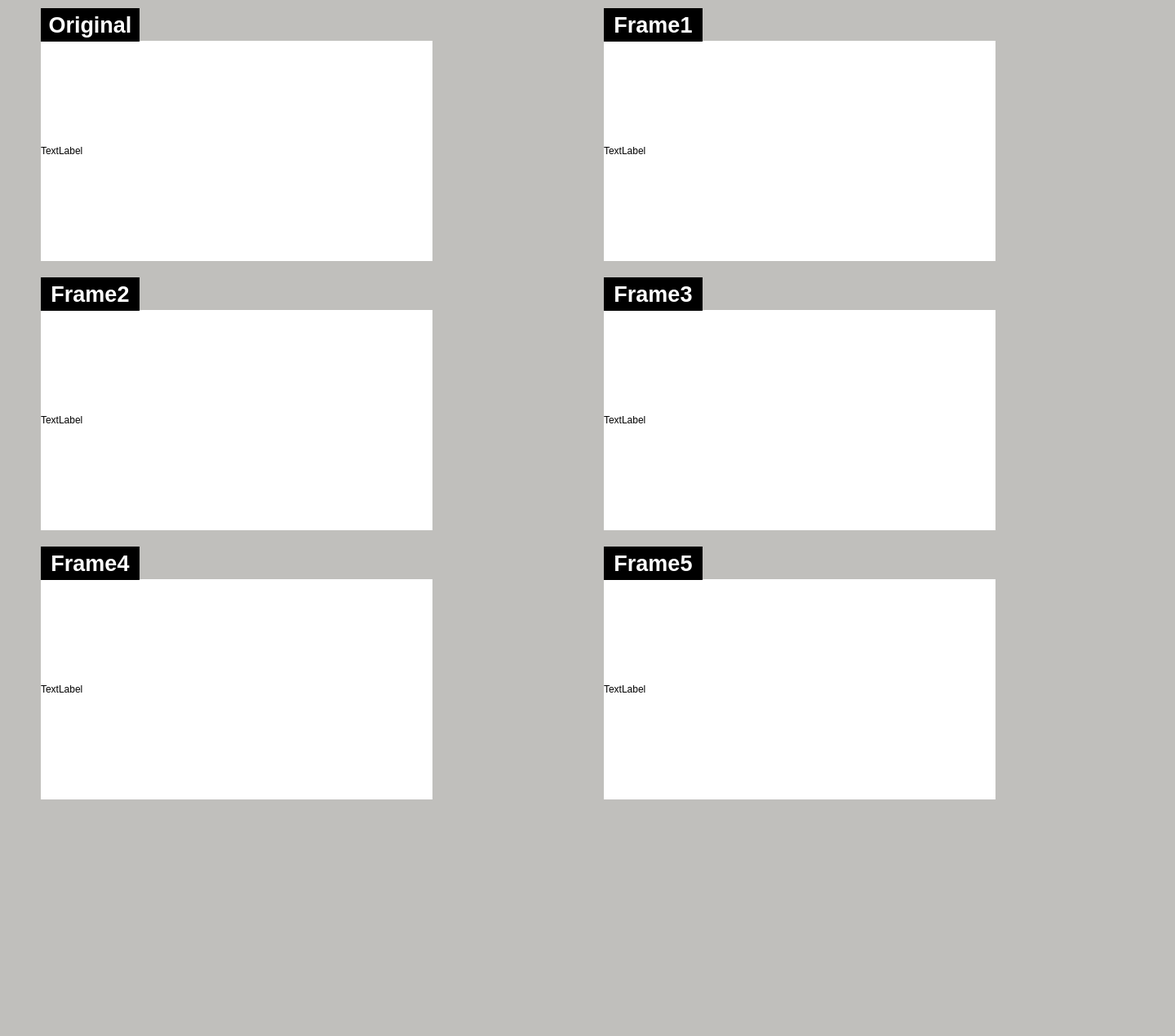
<?xml version="1.0" encoding="UTF-8"?>
<ui version="4.0">
 <class>SecondWindowDesign</class>
 <widget class="QMainWindow" name="SecondWindowDesign">
  <property name="geometry">
   <rect>
    <x>0</x>
    <y>0</y>
    <width>1440</width>
    <height>1270</height>
   </rect>
  </property>
  <property name="windowTitle">
   <string>Second Window</string>
  </property>
  <property name="windowIcon">
   <iconset>
    <normaloff>:/images/icon.png</normaloff>:/images/icon.png</iconset>
  </property>
  <property name="styleSheet">
   <string notr="true">background-color: rgb(192, 191, 188);</string>
  </property>
  <property name="locale">
   <locale language="English" country="Australia"/>
  </property>
  <widget class="QWidget" name="centralwidget">
   <widget class="QLabel" name="frame_org">
    <property name="geometry">
     <rect>
      <x>50</x>
      <y>50</y>
      <width>480</width>
      <height>270</height>
     </rect>
    </property>
    <property name="styleSheet">
     <string notr="true">background-color: rgb(255, 255, 255);</string>
    </property>
    <property name="text">
     <string>TextLabel</string>
    </property>
   </widget>
   <widget class="QLabel" name="frame_1">
    <property name="geometry">
     <rect>
      <x>740</x>
      <y>50</y>
      <width>480</width>
      <height>270</height>
     </rect>
    </property>
    <property name="styleSheet">
     <string notr="true">background-color: rgb(255, 255, 255);</string>
    </property>
    <property name="text">
     <string>TextLabel</string>
    </property>
   </widget>
   <widget class="QLabel" name="frame_4">
    <property name="geometry">
     <rect>
      <x>50</x>
      <y>710</y>
      <width>480</width>
      <height>270</height>
     </rect>
    </property>
    <property name="styleSheet">
     <string notr="true">background-color: rgb(255, 255, 255);</string>
    </property>
    <property name="text">
     <string>TextLabel</string>
    </property>
   </widget>
   <widget class="QLabel" name="frame_3">
    <property name="geometry">
     <rect>
      <x>740</x>
      <y>380</y>
      <width>480</width>
      <height>270</height>
     </rect>
    </property>
    <property name="styleSheet">
     <string notr="true">background-color: rgb(255, 255, 255);</string>
    </property>
    <property name="text">
     <string>TextLabel</string>
    </property>
   </widget>
   <widget class="QLabel" name="frame_2">
    <property name="geometry">
     <rect>
      <x>50</x>
      <y>380</y>
      <width>480</width>
      <height>270</height>
     </rect>
    </property>
    <property name="styleSheet">
     <string notr="true">background-color: rgb(255, 255, 255);</string>
    </property>
    <property name="text">
     <string>TextLabel</string>
    </property>
   </widget>
   <widget class="QLabel" name="frame_5">
    <property name="geometry">
     <rect>
      <x>740</x>
      <y>710</y>
      <width>480</width>
      <height>270</height>
     </rect>
    </property>
    <property name="styleSheet">
     <string notr="true">background-color: rgb(255, 255, 255);</string>
    </property>
    <property name="text">
     <string>TextLabel</string>
    </property>
   </widget>
   <widget class="QLabel" name="label_7">
    <property name="geometry">
     <rect>
      <x>50</x>
      <y>10</y>
      <width>121</width>
      <height>41</height>
     </rect>
    </property>
    <property name="styleSheet">
     <string notr="true">background-color: rgb(0, 0, 0);
color: rgb(255, 255, 255);</string>
    </property>
    <property name="text">
     <string>&lt;html&gt;&lt;head/&gt;&lt;body&gt;&lt;p align=&quot;center&quot;&gt;&lt;span style=&quot; font-size:20pt; font-weight:700;&quot;&gt;Original&lt;/span&gt;&lt;/p&gt;&lt;/body&gt;&lt;/html&gt;</string>
    </property>
   </widget>
   <widget class="QLabel" name="label_8">
    <property name="geometry">
     <rect>
      <x>740</x>
      <y>10</y>
      <width>121</width>
      <height>41</height>
     </rect>
    </property>
    <property name="styleSheet">
     <string notr="true">background-color: rgb(0, 0, 0);
color: rgb(255, 255, 255);</string>
    </property>
    <property name="text">
     <string>&lt;html&gt;&lt;head/&gt;&lt;body&gt;&lt;p align=&quot;center&quot;&gt;&lt;span style=&quot; font-size:20pt; font-weight:700;&quot;&gt;Frame1&lt;/span&gt;&lt;/p&gt;&lt;/body&gt;&lt;/html&gt;</string>
    </property>
   </widget>
   <widget class="QLabel" name="label_9">
    <property name="geometry">
     <rect>
      <x>50</x>
      <y>340</y>
      <width>121</width>
      <height>41</height>
     </rect>
    </property>
    <property name="styleSheet">
     <string notr="true">background-color: rgb(0, 0, 0);
color: rgb(255, 255, 255);</string>
    </property>
    <property name="text">
     <string>&lt;html&gt;&lt;head/&gt;&lt;body&gt;&lt;p align=&quot;center&quot;&gt;&lt;span style=&quot; font-size:20pt; font-weight:700;&quot;&gt;Frame2&lt;/span&gt;&lt;/p&gt;&lt;/body&gt;&lt;/html&gt;</string>
    </property>
   </widget>
   <widget class="QLabel" name="label_10">
    <property name="geometry">
     <rect>
      <x>740</x>
      <y>340</y>
      <width>121</width>
      <height>41</height>
     </rect>
    </property>
    <property name="styleSheet">
     <string notr="true">background-color: rgb(0, 0, 0);
color: rgb(255, 255, 255);</string>
    </property>
    <property name="text">
     <string>&lt;html&gt;&lt;head/&gt;&lt;body&gt;&lt;p align=&quot;center&quot;&gt;&lt;span style=&quot; font-size:20pt; font-weight:700;&quot;&gt;Frame3&lt;/span&gt;&lt;/p&gt;&lt;/body&gt;&lt;/html&gt;</string>
    </property>
   </widget>
   <widget class="QLabel" name="label_11">
    <property name="geometry">
     <rect>
      <x>50</x>
      <y>670</y>
      <width>121</width>
      <height>41</height>
     </rect>
    </property>
    <property name="styleSheet">
     <string notr="true">background-color: rgb(0, 0, 0);
color: rgb(255, 255, 255);</string>
    </property>
    <property name="text">
     <string>&lt;html&gt;&lt;head/&gt;&lt;body&gt;&lt;p align=&quot;center&quot;&gt;&lt;span style=&quot; font-size:20pt; font-weight:700;&quot;&gt;Frame4&lt;/span&gt;&lt;/p&gt;&lt;/body&gt;&lt;/html&gt;</string>
    </property>
   </widget>
   <widget class="QLabel" name="label_12">
    <property name="geometry">
     <rect>
      <x>740</x>
      <y>670</y>
      <width>121</width>
      <height>41</height>
     </rect>
    </property>
    <property name="styleSheet">
     <string notr="true">background-color: rgb(0, 0, 0);
color: rgb(255, 255, 255);</string>
    </property>
    <property name="text">
     <string>&lt;html&gt;&lt;head/&gt;&lt;body&gt;&lt;p align=&quot;center&quot;&gt;&lt;span style=&quot; font-size:20pt; font-weight:700;&quot;&gt;Frame5&lt;/span&gt;&lt;/p&gt;&lt;/body&gt;&lt;/html&gt;</string>
    </property>
   </widget>
  </widget>
  <action name="action_Quit">
   <property name="text">
    <string>&amp;Quit</string>
   </property>
   <property name="shortcut">
    <string>Ctrl+Q</string>
   </property>
   <property name="shortcutContext">
    <enum>Qt::ApplicationShortcut</enum>
   </property>
  </action>
  <action name="action_Preferences">
   <property name="text">
    <string>&amp;Preferences</string>
   </property>
  </action>
  <action name="actionAbout">
   <property name="text">
    <string>&amp;About</string>
   </property>
  </action>
  <action name="actionAbout_Qt">
   <property name="text">
    <string>About &amp;Qt</string>
   </property>
  </action>
 </widget>
 <resources/>
 <connections/>
</ui>
